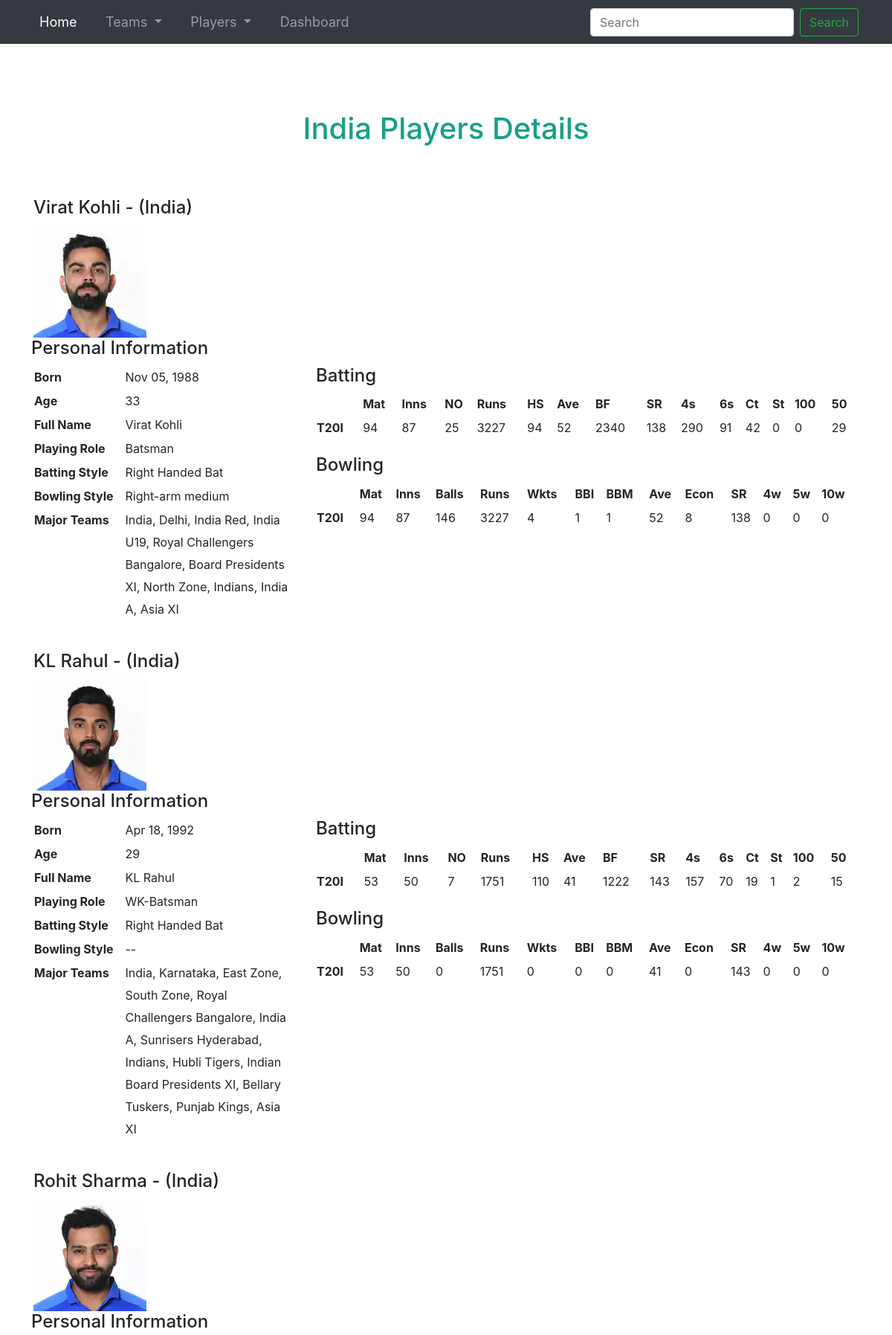
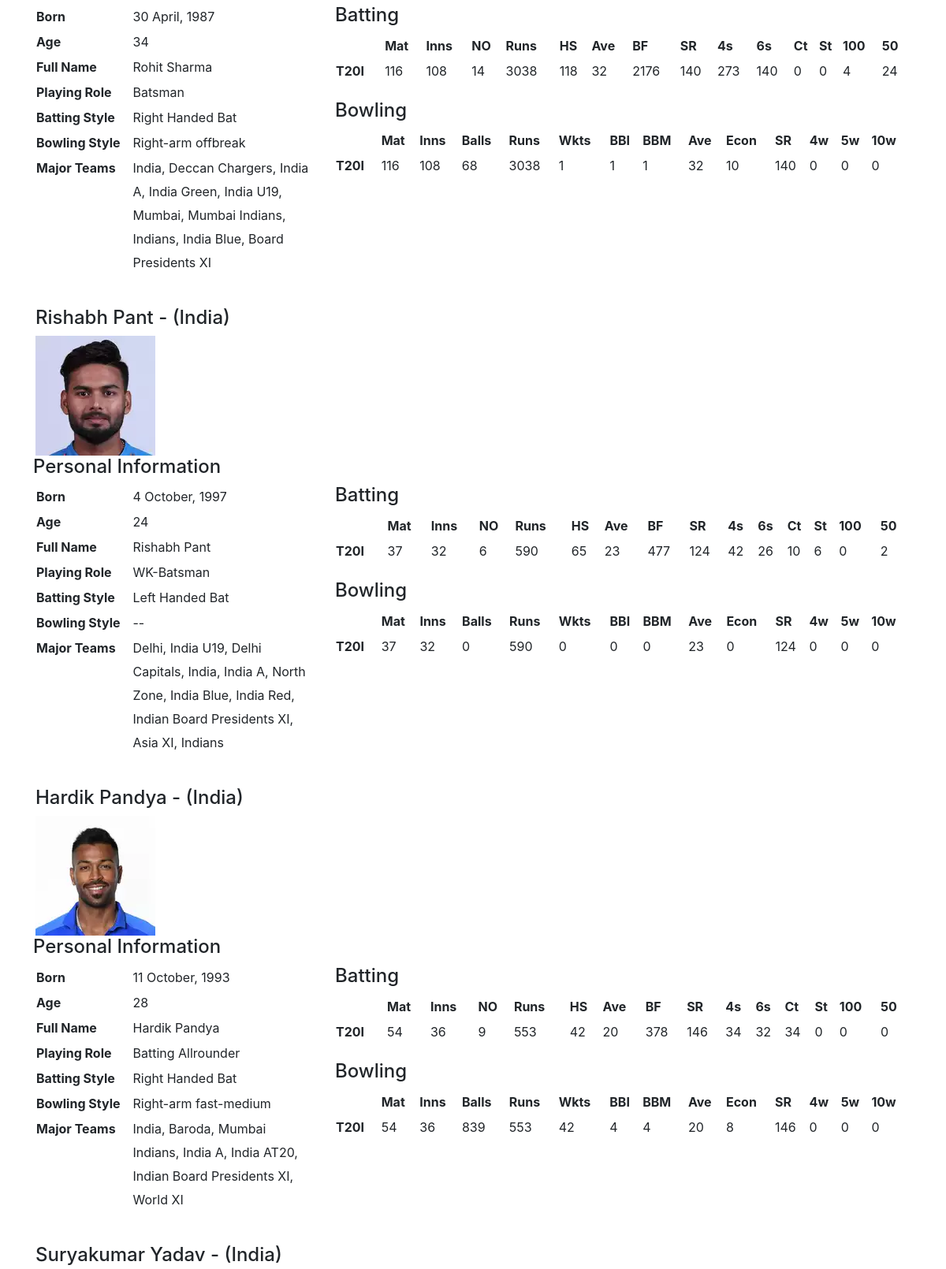
Screenshot of /india_player_details.php (upper part) with the database file from the repository (2 pictures, top to bottom).
### tables this page shows
CREATE TABLE `india_players_details` (
  `id` int(10) NOT NULL,
  `fullName` varchar(255) NOT NULL,
  `born` varchar(255) NOT NULL,
  `currentAge` int(50) NOT NULL,
  `playingRole` varchar(255) NOT NULL,
  `battingStyle` varchar(255) NOT NULL,
  `bowlingStyle` varchar(255) NOT NULL,
  `majorTeams` varchar(255) NOT NULL,
  `Mat` int(50) NOT NULL,
  `Inns` int(50) NOT NULL,
  `NO` int(50) NOT NULL,
  `Runs` int(50) NOT NULL,
  `HS` int(50) NOT NULL,
  `Ave` int(50) NOT NULL,
  `BF` int(50) NOT NULL,
  `SR` int(50) NOT NULL,
  `4s` int(50) NOT NULL,
  `6s` int(50) NOT NULL,
  `Ct` int(50) NOT NULL,
  `St` int(50) NOT NULL,
  `100` int(50) NOT NULL,
  `50` int(50) NOT NULL,
  `Balls` int(50) NOT NULL,
  `Wkts` int(50) NOT NULL,
  `BBI` int(50) NOT NULL,
  `BBM` int(50) NOT NULL,
  `Econ` int(50) NOT NULL,
  `4w` int(50) NOT NULL,
  `5w` int(50) NOT NULL,
  `10` int(50) NOT NULL,
  `file` varchar(255) NOT NULL,
  `country` varchar(255) DEFAULT NULL
);

### india_player_details.php (the view, shortened to what this page needs)
<!doctype html>
<html lang="en">
<head>
	<link href="style.css" rel="stylesheet">
	<link href="https://getbootstrap.com/docs/5.0/dist/css/bootstrap.min.css" rel="stylesheet">
	<link rel="stylesheet" href="https://maxcdn.bootstrapcdn.com/bootstrap/4.0.0/css/bootstrap.min.css">
	<link href="https://getbootstrap.com/docs/5.0/examples/starter-template/starter-template.css" rel="stylesheet">
</head>
<body>
	<nav class="navbar navbar-expand-lg navbar-dark bg-dark">
		<div class="container">
			<div class="collapse navbar-collapse" id="navbarSupportedContent">
				<ul class="navbar-nav mr-auto">
					<li class="nav-item active">
						<a class="nav-link" href="index.php" style="font-size:18px">Home <span class="sr-only">(current)</span></a>
					</li>&nbsp;&nbsp;&nbsp;&nbsp;&nbsp;
					<li class="nav-item dropdown">
						<a class="nav-link dropdown-toggle" style="font-size:18px" href="#" id="navbarDropdown" role="button" data-toggle="dropdown" aria-haspopup="true" aria-expanded="false">
							Teams
						</a>
					</li>&nbsp;&nbsp;&nbsp;&nbsp;&nbsp;
					<li class="nav-item dropdown">
						<a class="nav-link dropdown-toggle" style="font-size:18px" href="#" id="navbarDropdown" role="button" data-toggle="dropdown" aria-haspopup="true" aria-expanded="false">
							Players
						</a>
					</li>&nbsp;&nbsp;&nbsp;&nbsp;&nbsp;
					<li class="nav-item">
						<a class="nav-link" href="pages/forms/index.php" style="font-size:18px">Dashboard</a>
					</li>
				</ul>
				<form class="form-inline my-2 my-lg-0">
					<input class="form-control mr-sm-2" type="search" placeholder="Search" aria-label="Search">
					<button class="btn btn-outline-success my-2 my-sm-0" type="submit">Search</button>
				</form>
			</div>
		</div>
	</nav>
	<h1 style="text-align:center;margin-bottom:10px; margin-top: 90px; color:#16a085;">India Players Details</h1>
	<main class="container">
		<div class="starter-template py-5" style="margin-top: 20px;">
			<?php
			include 'pages/forms/conn.php';
			$q = "select * from india_players_details";
			$query = mysqli_query($conn, $q);
			while ($res = mysqli_fetch_array($query)) {
			?>
				<h4><?php echo $res['fullName'] ?> - (<?php echo $res['country'] ?>)</h4>
				<img src="<?php echo "pages/forms/uploads/" . $res['file']; ?>" />
				<div class="row" style="margin-bottom: 40px;">
					<h4>Personal Information</h4>
					<div class="col-lg-4">
						<table>
							<tr>
								<th width="35%" valign="top">Born</th>
								<td><?php echo $res['born'] ?></td>
							</tr>
							<tr>
								<th valign="top">Age</th>
								<td><?php echo $res['currentAge'] ?></td>
							</tr>
							<tr>
								<th valign="top">Full Name</th>
								<td><?php echo $res['fullName'] ?></td>
							</tr>
							<tr>
								<th valign="top">Playing Role</th>
								<td><?php echo $res['playingRole'] ?></td>
							</tr>
							<tr>
								<th valign="top">Batting Style</th>
								<td><?php echo $res['battingStyle'] ?></td>
							</tr>
							<tr>
								<th valign="top">Bowling Style</th>
								<td><?php echo $res['bowlingStyle'] ?></td>
							</tr>
							<tr>
								<th valign="top">Major Teams</th>
								<td><?php echo $res['majorTeams'] ?></td>
							</tr>
						</table>
					</div>
					<div class="col-lg-8">
						<h4>Batting</h4>
						<table width="100%">
							<tr>
								<th></th>
								<th>Mat</th>
								<th>Inns</th>
								<th>NO</th>
								<th>Runs</th>
								<th>HS</th>
								<th>Ave</th>
								<th>BF</th>
								<th>SR</th>
								<th>4s</th>
								<th>6s</th>
								<th>Ct</th>
								<th>St</th>
								<th>100</th>
								<th>50</th>
							</tr>
							<th>T20I</th>
							<td><?php echo $res['Mat'] ?></td>
							<td><?php echo $res['Inns'] ?></td>
							<td><?php echo $res['NO'] ?></td>
							<td><?php echo $res['Runs'] ?></td>
							<td><?php echo $res['HS'] ?></td>
							<td><?php echo $res['Ave'] ?></td>
							<td><?php echo $res['BF'] ?></td>
							<td><?php echo $res['SR'] ?></td>
							<td><?php echo $res['4s'] ?></td>
							<td><?php echo $res['6s'] ?></td>
							<td><?php echo $res['Ct'] ?></td>
							<td><?php echo $res['St'] ?></td>
							<td><?php echo $res['100'] ?></td>
							<td><?php echo $res['50'] ?></td>
						</table>
						<h4 class="mt20">Bowling</h4>
						<table width="100%">
							<tr>
								<th></th>
								<th>Mat</th>
								<th>Inns</th>
								<th>Balls</th>
								<th>Runs</th>
								<th>Wkts</th>
								<th>BBI</th>
								<th>BBM</th>
								<th>Ave</th>
								<th>Econ</th>
								<th>SR</th>
								<th>4w</th>
								<th>5w</th>
								<th>10w</th>
							</tr>
							<th>T20I</th>
							<td><?php echo $res['Mat'] ?></td>
							<td><?php echo $res['Inns'] ?></td>
							<td><?php echo $res['Balls'] ?></td>
							<td><?php echo $res['Runs'] ?></td>
							<td><?php echo $res['Wkts'] ?></td>
							<td><?php echo $res['BBI'] ?></td>
							<td><?php echo $res['BBM'] ?></td>
							<td><?php echo $res['Ave'] ?></td>
							<td><?php echo $res['Econ'] ?></td>
							<td><?php echo $res['SR'] ?></td>
							<td><?php echo $res['4w'] ?></td>
							<td><?php echo $res['5w'] ?></td>
							<td><?php echo $res['10'] ?></td>
						</table>
					</div>
				</div>
			<?php
			}
			?>
		</div>
	</main>
</body>
</html>

### india_player_details.php (style rules this page uses)
.container { width: 100%; }
.starter-template tr { line-height: 30px; }
.mt20 { margin-top: 20px; }

### rows the page displays
india_players_details: fullName "Virat Kohli", country "India", file (picture), born "Nov 05, 1988", currentAge "33", playingRole "Batsman", battingStyle "Right Handed Bat", bowlingStyle "Right-arm medium", majorTeams "India, Delhi, India Red, India U19, Royal Challengers Bangalore, Board Presidents XI, North Zone, Indians, India A, Asia XI", Mat "94", Inns "87", NO "25", Runs "3227", HS "94", Ave "52", BF "2340", SR "138", 4s "290", 6s "91", Ct "42", St "0", 100 "0", 50 "29", Balls "146", Wkts "4", BBI "1", BBM "1", Econ "8", 4w "0", 5w "0", 10 "0"
india_players_details: fullName "KL Rahul", country "India", file (picture), born "Apr 18, 1992", currentAge "29", playingRole "WK-Batsman", battingStyle "Right Handed Bat", bowlingStyle "--", majorTeams "India, Karnataka, East Zone, South Zone, Royal Challengers Bangalore, India A, Sunrisers Hyderabad, Indians, Hubli Tigers, Indian Board Presidents XI, Bellary Tuskers, Punjab Kings, Asia XI", Mat "53", Inns "50", NO "7", Runs "1751", HS "110", Ave "41", BF "1222", SR "143", 4s "157", 6s "70", Ct "19", St "1", 100 "2", 50 "15", Balls "0", Wkts "0", BBI "0", BBM "0", Econ "0", 4w "0", 5w "0", 10 "0"
india_players_details: fullName "Rohit Sharma", country "India", file (picture), born "30 April, 1987", currentAge "34", playingRole "Batsman", battingStyle "Right Handed Bat", bowlingStyle "Right-arm offbreak", majorTeams "India, Deccan Chargers, India A, India Green, India U19, Mumbai, Mumbai Indians, Indians, India Blue, Board Presidents XI", Mat "116", Inns "108", NO "14", Runs "3038", HS "118", Ave "32", BF "2176", SR "140", 4s "273", 6s "140", Ct "0", St "0", 100 "4", 50 "24", Balls "68", Wkts "1", BBI "1", BBM "1", Econ "10", 4w "0", 5w "0", 10 "0"
india_players_details: fullName "Rishabh Pant", country "India", file (picture), born "4 October, 1997", currentAge "24", playingRole "WK-Batsman", battingStyle "Left Handed Bat", bowlingStyle "--", majorTeams "Delhi, India U19, Delhi Capitals, India, India A, North Zone, India Blue, India Red, Indian Board Presidents XI, Asia XI, Indians", Mat "37", Inns "32", NO "6", Runs "590", HS "65", Ave "23", BF "477", SR "124", 4s "42", 6s "26", Ct "10", St "6", 100 "0", 50 "2", Balls "0", Wkts "0", BBI "0", BBM "0", Econ "0", 4w "0", 5w "0", 10 "0"
india_players_details: fullName "Hardik Pandya", country "India", file (picture), born "11 October, 1993", currentAge "28", playingRole "Batting Allrounder", battingStyle "Right Handed Bat", bowlingStyle "Right-arm fast-medium", majorTeams "India, Baroda, Mumbai Indians, India A, India AT20, Indian Board Presidents XI, World XI", Mat "54", Inns "36", NO "9", Runs "553", HS "42", Ave "20", BF "378", SR "146", 4s "34", 6s "32", Ct "34", St "0", 100 "0", 50 "0", Balls "839", Wkts "42", BBI "4", BBM "4", Econ "8", 4w "0", 5w "0", 10 "0"
india_players_details: fullName "Suryakumar Yadav", country "India"
